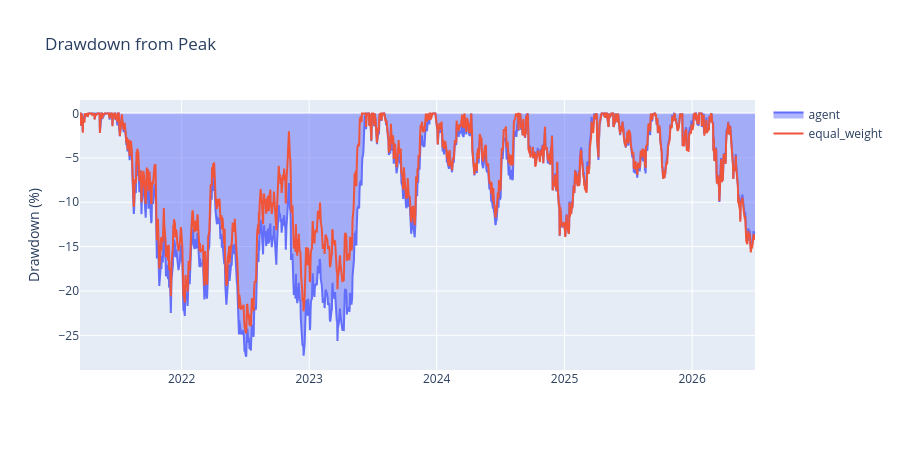

Here is the notebook cell this chart was saved with:
### Markdown cell above
## 3. Drawdown

### Code cell
fig = go.Figure()
for s in ['agent', 'equal_weight']:
    v = results[f'value_{s}'].to_numpy()
    dd = (np.maximum.accumulate(v) - v) / np.maximum.accumulate(v)
    fig.add_trace(go.Scatter(x=results['date'], y=-dd * 100, name=s,
                             fill='tozeroy' if s == 'agent' else None))
fig.update_layout(title='Drawdown from Peak', yaxis_title='Drawdown (%)', height=450)
fig.show()

### Figure 1 — Plotly figure (JSON) as saved in the notebook; plotly's stock layout.template omitted (floating-point values rounded to 4 significant figures; data arrays with more than 128 entries replaced by an {"elided": "..."} marker saying what was removed)
{"data": [{"fill": "tozeroy", "name": "agent", "type": "scatter", "x": {"elided": "1319 str values"}, "y": {"elided": "1319 float values"}}, {"name": "equal_weight", "type": "scatter", "x": {"elided": "1319 str values"}, "y": {"elided": "1319 float values"}}], "layout": {"height": 450, "title": {"text": "Drawdown from Peak"}, "yaxis": {"title": {"text": "Drawdown (%)"}}}}
